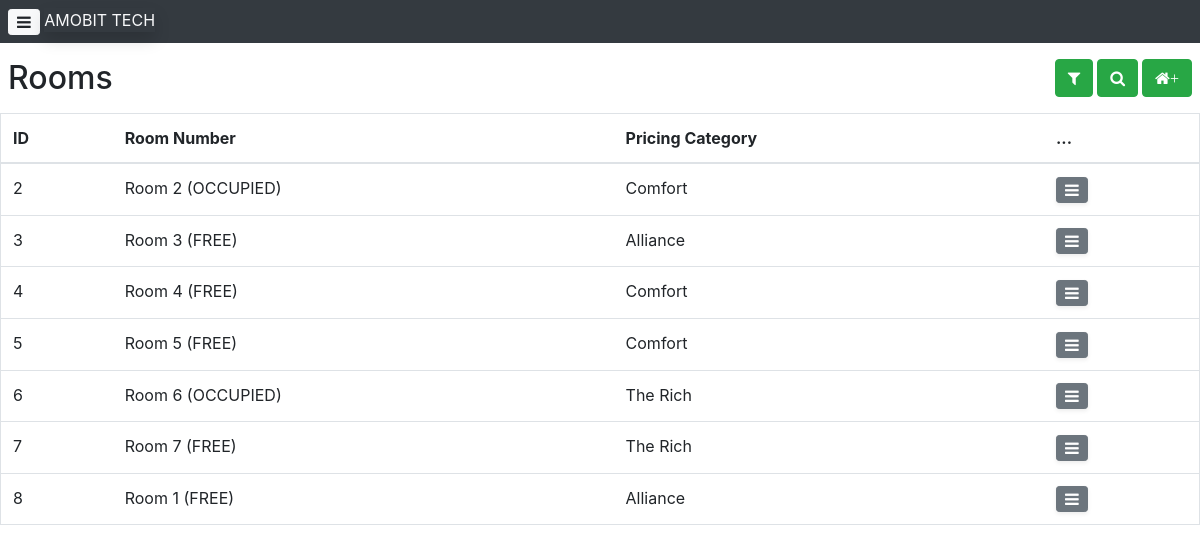
Page /room/ on the committed database.
### application/database/models.py (models this page shows, shortened)
@whooshee.register_model('name')
class Room(db.Model):
    id = db.Column(db.Integer, primary_key=True)
    name = db.Column(db.String())
    pricing_category_id = db.Column(db.Integer, db.ForeignKey("pricing_category.id"))
    bookings = db.relationship("Booking", backref="room")
    def latest_booking(self):
        return Booking.query.filter_by(room_id=self.id).order_by(db.desc(Booking.book_date)).first()
    def status(self):
        now = datetime.utcnow()
        booking = self.latest_booking()
        if booking:
            if booking.book_date < now < booking.checkin_date:
                return "BOOKED"
            elif booking.checkin_date < now < booking.checkout_date():
                return "OCCUPIED"
        return "FREE"

class Booking(db.Model):
    id = db.Column(db.Integer, primary_key=True)
    book_number = db.Column(db.String())
    book_date = db.Column(db.DateTime())
    checkin_date = db.Column(db.DateTime())
    period = db.Column(db.Integer())
    pricing_period = db.Column(db.String())
    price_per_period = db.Column(db.Integer())
    customer_id = db.Column(db.Integer, db.ForeignKey("customer.id"))
    room_id = db.Column(db.Integer, db.ForeignKey("room.id"))
    payments = db.relationship("Payment", backref="booking")
    def checkout_date(self):
        if self.pricing_period == "day": period = self.period
        elif self.pricing_period == "week": period = self.period*7
        elif self.pricing_period == "month": period = self.period*30
        return self.checkin_date+timedelta(period)

class PricingCategory(db.Model):
    id = db.Column(db.Integer, primary_key=True)
    name = db.Column(db.String())
    description = db.Column(db.String())
    price_per_day = db.Column(db.Integer())
    price_per_week = db.Column(db.Integer())
    price_per_month = db.Column(db.Integer())
    rooms = db.relationship("Room", backref="pricing_category")

### application/views/room.py (the view)
@room_bp.route("/")
def get_rooms():
	filter_form = FilterRoomForm(request.args)
	filter_form.pricing_category_id.choices = [(pricing_category.id, pricing_category.name) for pricing_category in PricingCategory.query.all()]
	pricing_category_id = request.args.get('pricing_category_id')
	query = request.args.get('query')
	if query:
		rooms = Room.query.whooshee_search(query).all()
	elif pricing_category_id:
		rooms = Room.query.filter_by(pricing_category_id=pricing_category_id).all()
	else:
		rooms = Room.query.all()
	return render_template('room/rooms.html', rooms=rooms, filter_form=filter_form)

### application/templates/room/rooms.html (shortened to what this page needs)
{% extends 'base.html' %}
{% block body %}
<div class="p-2">
    <h2>
        Rooms
        <a href="{{url_for('room_bp.register_room')}}" class="btn btn-success float-right"><span class="fa fa-home">&plus;</span></a>
        <button id="searchToggle" data-toggle="collapse" data-target="#searchForm" class="btn btn-success float-right mx-1"><span class="fa fa-search"></span></button>
        <button data-toggle="modal" data-target="#filterFormModal" class="btn btn-success float-right"><span class="fa fa-filter"></span></button>
    </h2>
        </div>
	<table class="table table-responsive-sm border">
        <thead>
            <tr>
                <th scope="col">ID</th>
                <th scope="col">Room Number</th>
                <th scope="col">Pricing Category</th>
                <th scope="col">...</th>
            </tr>
        </thead>
        <tbody>
            {% for room in rooms %}
                <tr>
                    <td>{{room.id}}</td>
                    <td>{{room.name}} ({{room.status()}})</td>
                    <td>{{room.pricing_category.name}}</td>
                    <td>
                        <div class="dropdown dropright">
                            <button class="btn btn-sm btn-secondary fa fa-navicon shadow-sm" type="button" id="dropdownMenuButton" data-toggle="dropdown" aria-haspopup="true" aria-expanded="false"></button>
                        </div>
                    </td>
                </tr>
            {% endfor %}
        </tbody>
    </table>
{% endblock %}

### application/templates/base.html (style rules this page uses)
html { scroll-behavior: smooth; }

### rows in the picture
Room: id "2", name "Room 2", status "OCCUPIED", pricing_category.name "Comfort"
Room: id "3", name "Room 3", status "FREE", pricing_category.name "Alliance"
Room: id "4", name "Room 4", status "FREE", pricing_category.name "Comfort"
Room: id "5", name "Room 5", status "FREE", pricing_category.name "Comfort"
Room: id "6", name "Room 6", status "OCCUPIED", pricing_category.name "The Rich"
Room: id "7", name "Room 7", status "FREE", pricing_category.name "The Rich"
Room: id "8", name "Room 1", status "FREE", pricing_category.name "Alliance"
